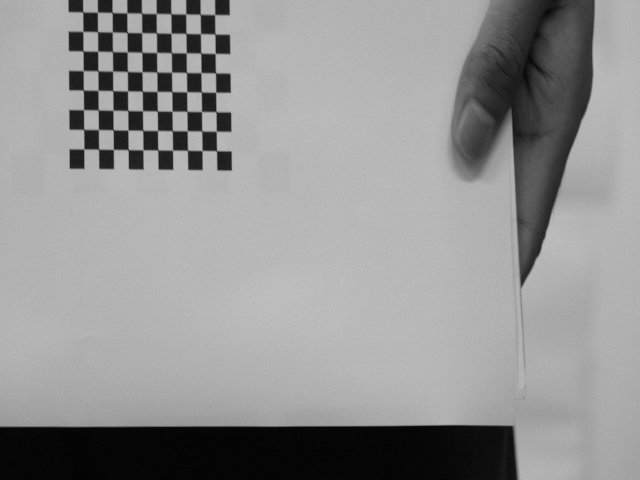
#> input picture gui/data/calibration/left-0000.png, 640 x 480 px; its folder holds only this picture in this run
$ python cali.py
#> lines starting #> are read from the running program, lines starting #| are printed output that depends on the picture; after the words box and inside, x2 and y2 are one past the last pixel; in counts of white or black regions, pixels touching at a corner belong together; long printed decimals are rounded
import cv2
import numpy as np
import glob

# Define the checkerboard dimensions
CHECKERBOARD = (8, 10)  # (width-1, height-1) corners
square_size = 0.00633  # Size of a square in your defined unit (e.g., meters)

# Termination criteria for corner subpixel refinement
criteria = (cv2.TERM_CRITERIA_EPS + cv2.TERM_CRITERIA_MAX_ITER, 30, 0.001)

# Prepare object points based on the actual checkerboard dimensions
objp = np.zeros((CHECKERBOARD[0] * CHECKERBOARD[1], 3), np.float32)
objp[:, :2] = np.mgrid[0:CHECKERBOARD[0], 0:CHECKERBOARD[1]].T.reshape(-1, 2)
objp *= square_size

# Arrays to store object points and image points from all images
objpoints = []  # 3D points in real world space
imgpoints = []  # 2D points in image plane

# Get the list of images in the current directory
images = glob.glob('*.png')  # Change extension as needed (e.g., *.png)


for fname in images:
    img = cv2.imread(fname)
#> img is the input picture: shape (480, 640, 3); min 1, max 194, mean 147.2
    gray = cv2.cvtColor(img, cv2.COLOR_BGR2GRAY)

    # Find the checkerboard corners
    ret, corners = cv2.findChessboardCorners(gray, CHECKERBOARD, None)
#> ret = True; corners = 80 rows, first 8: [84.69, 150.4], [83.71, 129.4], [84.54, 111.1], [82.53, 91.25], [83.33, 70.5], [82.46, 51.77], [83.43, 32.49], [83.21, 10.12]

    # If found, add object points and image points (after refining them)
    if ret:
        objpoints.append(objp)
        refined_corners = cv2.cornerSubPix(gray, corners, (11, 11), (-1, -1), criteria)
#> refined_corners = 80 rows, first 8: [83.85, 148.9], [83.7, 129.4], [83.56, 109.7], [83.35, 90.05], [83.22, 70.59], [83.05, 50.96], [82.89, 31.39], [82.72, 11.91]
        imgpoints.append(refined_corners)

        # Draw and display the corners
        cv2.drawChessboardCorners(img, CHECKERBOARD, refined_corners, ret)
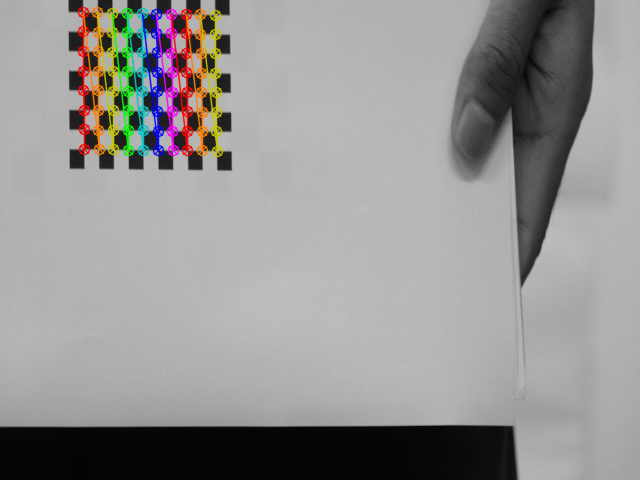
#> img: shape (480, 640, 3); 4.23% of pixels changed, all inside (x1, y1, x2, y2) = (77, 6, 224, 158)
        cv2.imshow('img', img)
        cv2.waitKey(500)

cv2.destroyAllWindows()

# Perform camera calibration to obtain the camera matrix, distortion coefficients, etc.
ret, camera_matrix, dist_coeffs, rvecs, tvecs = cv2.calibrateCamera(objpoints, imgpoints, gray.shape[::-1], None, None)
#> ret = 0.0937; camera_matrix = [[3608.8, 0, 353.9], [0, 5276.8, 120.4], [0, 0, 1]]; dist_coeffs = [[0.725, -273.8, -0.113, -0.147, -2.97]]; rvecs = ([-0.253, -0.34, -1.56],); tvecs = ([-0.117, 0.0095, 1.61],)

# Print the results
print("Camera matrix:\n", camera_matrix)
#| Camera matrix:
#|  [[3.60884301e+03 0.00000000e+00 3.53876204e+02]
#|  [0.00000000e+00 5.27676132e+03 1.20419723e+02]
#|  [0.00000000e+00 0.00000000e+00 1.00000000e+00]]
print("Distortion coefficients:\n", dist_coeffs)
#| Distortion coefficients:
#|  [[ 7.25248581e-01 -2.73768562e+02 -1.13098234e-01 -1.46515812e-01
#|   -2.96673037e+00]]
print("Rotation vectors:\n", rvecs)
#| Rotation vectors:
#|  (array([[-0.2526],
#|        [-0.3397],
#|        [-1.563]]),)
print("Translation vectors:\n", tvecs)
#| Translation vectors:
#|  (array([[-0.1173],
#|        [ 0.009495],
#|        [ 1.609]]),)

# Optionally, save the results to a file
np.savez('calibration_results.npz', camera_matrix=camera_matrix, dist_coeffs=dist_coeffs, rvecs=rvecs, tvecs=tvecs)

# To undistort an image using the calibration results:
for fname in images:
    img = cv2.imread(fname)
    h, w = img.shape[:2]
#> h = 480; w = 640
    new_camera_matrix, roi = cv2.getOptimalNewCameraMatrix(camera_matrix, dist_coeffs, (w, h), 1, (w, h))
#> new_camera_matrix = [[3396.7, 0, 338.9], [0, 4861.4, 110.5], [0, 0, 1]]; roi = (15, 6, 603, 442)

    # Undistort the image
    undistorted_img = cv2.undistort(img, camera_matrix, dist_coeffs, None, new_camera_matrix)
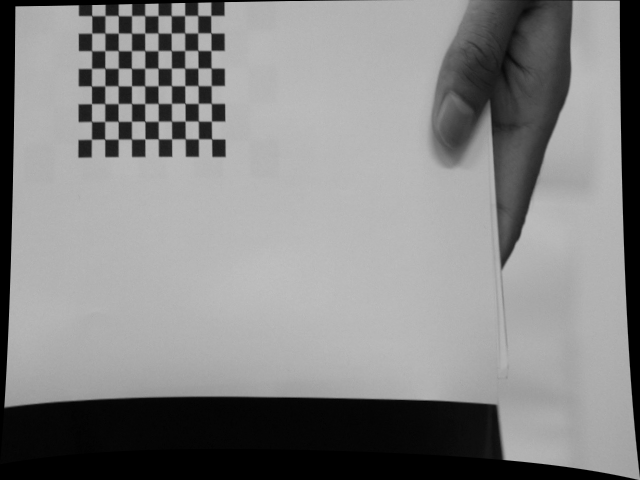
#> undistorted_img: shape (480, 640, 3); min 0, max 193, mean 133.3

    # Crop the image based on the region of interest (roi)
    x, y, w, h = roi
#> x = 15; y = 6; w = 603; h = 442
    undistorted_img = undistorted_img[y:y+h, x:x+w]
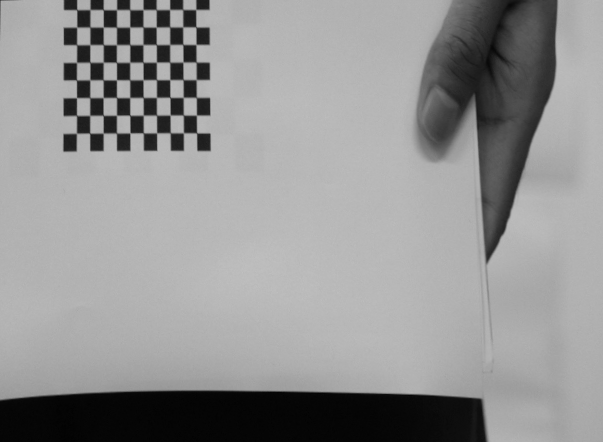
#> undistorted_img: shape (442, 603, 3); min 1, max 193, mean 147.6

    # Display and save the undistorted image
    cv2.imshow('Undistorted Image', undistorted_img)
    cv2.imwrite('undistorted_' + fname, undistorted_img)
    cv2.waitKey(500)

cv2.destroyAllWindows()

$ run again, on gui/data/calibration/left-0004.png
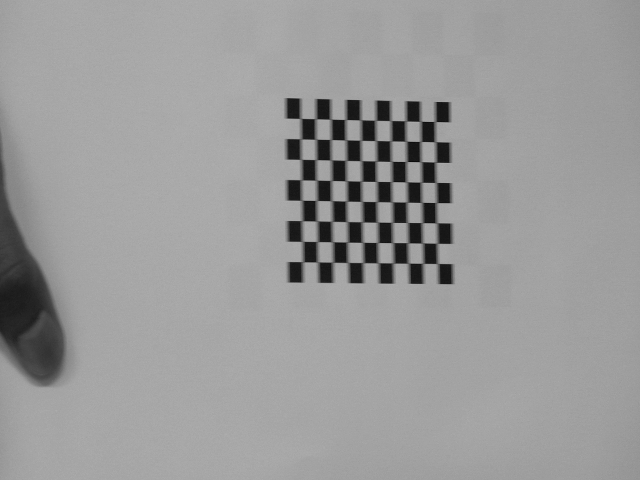
#> input picture gui/data/calibration/left-0004.png, 640 x 480 px
#> img is the input picture: shape (480, 640, 3); min 11, max 175, mean 154.2
#> `ret, corners = cv2.findChessboardCorners(gray, CHECKERBOARD, None)`: ret = True; corners = 80 rows, first 8: [303.7, 261.7], [302.1, 241.4], [302.4, 220.6], [302.8, 200.4], [301, 179.8], [301.2, 159.4], [300.6, 138.8], [300.6, 118.4]
#> refined_corners = 80 rows, first 8: [302.7, 261.7], [302.4, 241.4], [301.9, 220.6], [301.5, 200.3], [301.2, 179.8], [301, 159.4], [300.7, 138.8], [300.5, 118.4]
#> `cv2.drawChessboardCorners(img, CHECKERBOARD, refined_corners, ret)`:
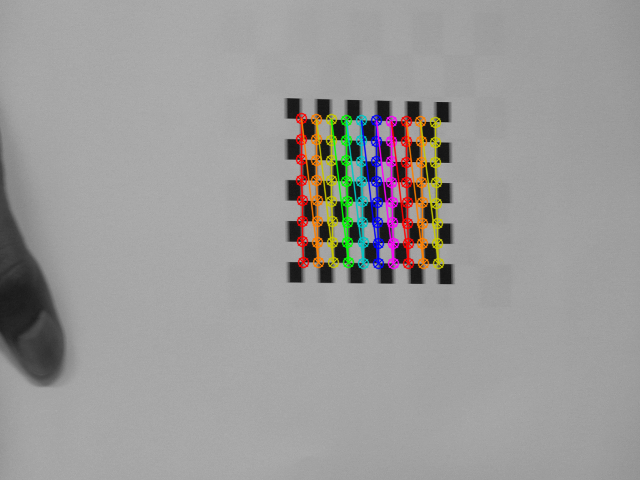
#> img: shape (480, 640, 3); 4.34% of pixels changed, all inside (x1, y1, x2, y2) = (295, 112, 445, 270)
#> `ret, camera_matrix, dist_coeffs, rvecs, tvecs = cv2.calibrateCamera(ob..`: ret = 0.186; camera_matrix = [[4062.7, 0, 319.8], [0, 5105, 239.5], [0, 0, 1]]; dist_coeffs = [[-7.7, 0.0491, -0.0861, 0.144, 9.3e-05]]; rvecs = ([0.24, -0.384, -1.55],); tvecs = ([-0.00664, 0.00685, 1.57],)
#| Camera matrix:
#|  [[4.06265815e+03 0.00000000e+00 3.19808137e+02]
#|  [0.00000000e+00 5.10503628e+03 2.39507904e+02]
#|  [0.00000000e+00 0.00000000e+00 1.00000000e+00]]
#| Distortion coefficients:
#|  [[-7.69752198e+00  4.91301763e-02 -8.60931285e-02  1.44390018e-01
#|    9.29561775e-05]]
#| Rotation vectors:
#|  (array([[ 0.2404],
#|        [-0.3843],
#|        [-1.553]]),)
#| Translation vectors:
#|  (array([[-0.006639],
#|        [ 0.006851],
#|        [ 1.570]]),)
#> new_camera_matrix = [[3682.9, 0, 337.6], [0, 4534.9, 231.3], [0, 0, 1]]; roi = (17, 18, 614, 432)
#> `x, y, w, h = roi`: x = 17; y = 18; w = 614; h = 432
#> `undistorted_img = undistorted_img[y:y+h, x:x+w]`:
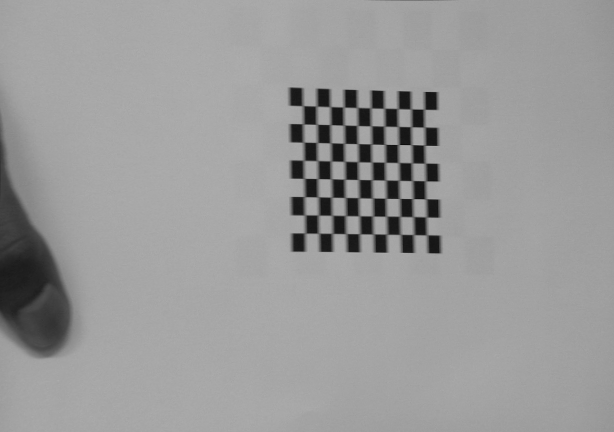
#> undistorted_img: shape (432, 614, 3); min 11, max 174, mean 154

$ run again, on gui/data/calibration/left-0005.png
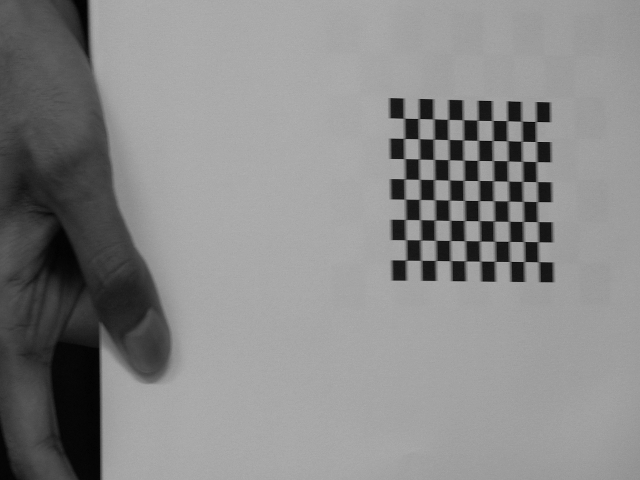
#> input picture gui/data/calibration/left-0005.png, 640 x 480 px
#> img is the input picture: shape (480, 640, 3); min 1, max 176, mean 136.8
#> `ret, corners = cv2.findChessboardCorners(gray, CHECKERBOARD, None)`: ret = True; corners = 80 rows, first 8: [406, 260], [405.5, 240], [405.5, 219.5], [403.1, 199.3], [405, 179], [402.3, 159.3], [402.3, 137.8], [402.1, 118.4]
#> refined_corners = 80 rows, first 8: [406.1, 260.2], [405.8, 239.7], [405.4, 219.5], [405, 199.2], [404.7, 178.9], [404.4, 158.6], [404.2, 138.4], [403.9, 118.3]
#> `cv2.drawChessboardCorners(img, CHECKERBOARD, refined_corners, ret)`:
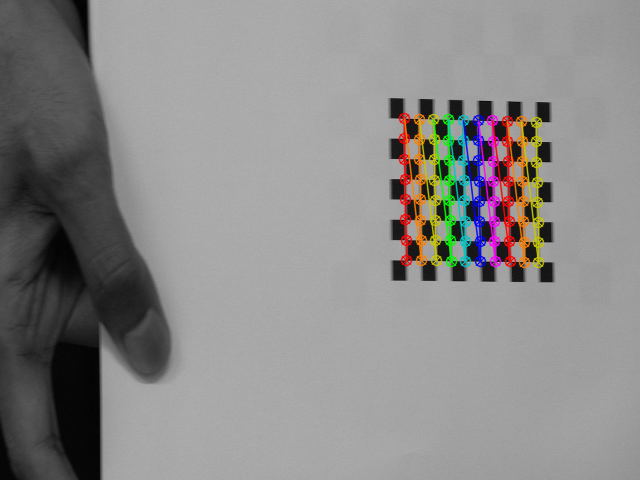
#> img: shape (480, 640, 3); 4.3% of pixels changed, all inside (x1, y1, x2, y2) = (398, 112, 545, 269)
#> `ret, camera_matrix, dist_coeffs, rvecs, tvecs = cv2.calibrateCamera(ob..`: ret = 0.152; camera_matrix = [[3233, 0, 318.1], [0, 4074.7, 239], [0, 0, 1]]; dist_coeffs = [[1.58, -438.6, -0.0402, 0.138, -3.22]]; rvecs = ([0.251, -0.398, -1.55],); tvecs = ([0.0344, 0.00657, 1.28],)
#| Camera matrix:
#|  [[3.23296892e+03 0.00000000e+00 3.18089316e+02]
#|  [0.00000000e+00 4.07469771e+03 2.38998438e+02]
#|  [0.00000000e+00 0.00000000e+00 1.00000000e+00]]
#| Distortion coefficients:
#|  [[ 1.57509204e+00 -4.38639592e+02 -4.01677983e-02  1.37883567e-01
#|   -3.22465505e+00]]
#| Rotation vectors:
#|  (array([[ 0.2514],
#|        [-0.3983],
#|        [-1.550]]),)
#| Translation vectors:
#|  (array([[0.03445],
#|        [0.00657],
#|        [1.280]]),)
#> new_camera_matrix = [[2846.1, 0, 349.6], [0, 3422.4, 230.8], [0, 0, 1]]; roi = (44, 33, 584, 399)
#> `x, y, w, h = roi`: x = 44; y = 33; w = 584; h = 399
#> `undistorted_img = undistorted_img[y:y+h, x:x+w]`:
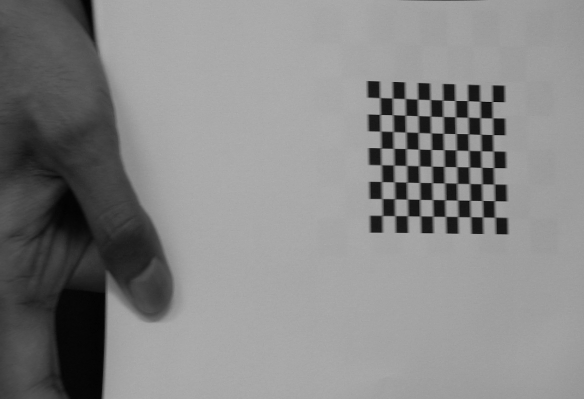
#> undistorted_img: shape (399, 584, 3); min 2, max 175, mean 134.4

$ run again, on gui/data/calibration/left-0006.png
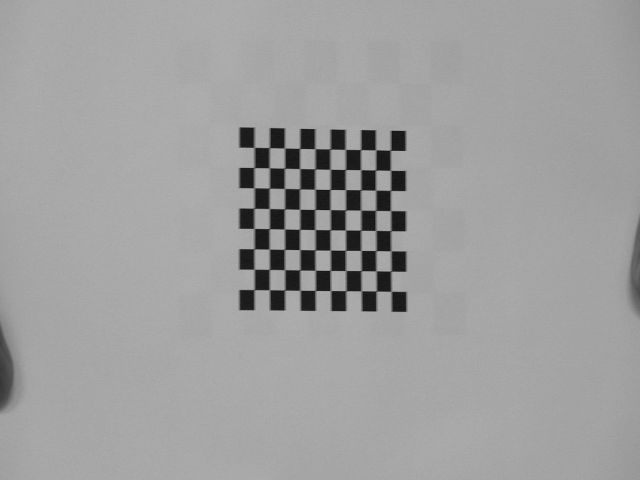
#> input picture gui/data/calibration/left-0006.png, 640 x 480 px
#> img is the input picture: shape (480, 640, 3); min 16, max 177, mean 159
#> `ret, corners = cv2.findChessboardCorners(gray, CHECKERBOARD, None)`: ret = True; corners = 80 rows, first 8: [254.2, 289.6], [254.2, 269.3], [254.2, 248.7], [254.1, 228.5], [253.8, 208.3], [254, 187.7], [254.1, 167.6], [254.1, 147.5]
#> refined_corners = 80 rows, first 8: [254.2, 289.6], [254.1, 269.3], [254.1, 248.7], [254.1, 228.4], [254, 208.3], [254.1, 187.8], [254.1, 167.5], [254.1, 147.4]
#> `cv2.drawChessboardCorners(img, CHECKERBOARD, refined_corners, ret)`:
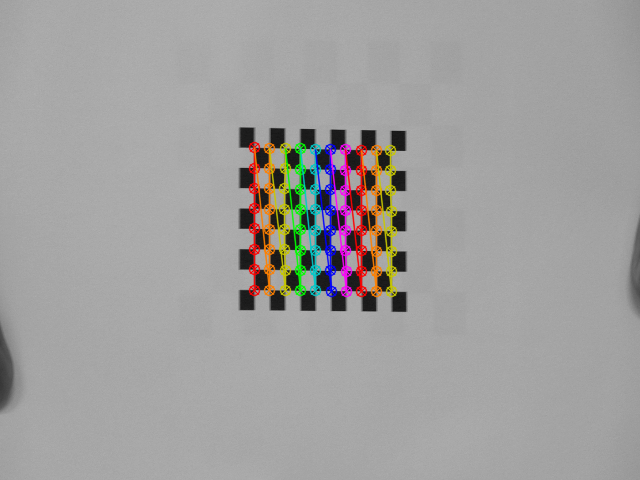
#> img: shape (480, 640, 3); 4.34% of pixels changed, all inside (x1, y1, x2, y2) = (248, 141, 398, 298)
#> `ret, camera_matrix, dist_coeffs, rvecs, tvecs = cv2.calibrateCamera(ob..`: ret = 0.145; camera_matrix = [[2572.9, 0, 320.8], [0, 3259.7, 239.5], [0, 0, 1]]; dist_coeffs = [[-2.22, 0.0706, -0.00975, 0.0711, 0.000131]]; rvecs = ([0.208, -0.287, -1.55],); tvecs = ([-0.0263, 0.0156, 1.01],)
#| Camera matrix:
#|  [[2.57288115e+03 0.00000000e+00 3.20764398e+02]
#|  [0.00000000e+00 3.25966100e+03 2.39517946e+02]
#|  [0.00000000e+00 0.00000000e+00 1.00000000e+00]]
#| Distortion coefficients:
#|  [[-2.21686999e+00  7.06392576e-02 -9.74758664e-03  7.11145039e-02
#|    1.30798106e-04]]
#| Rotation vectors:
#|  (array([[ 0.2084],
#|        [-0.2869],
#|        [-1.553]]),)
#| Translation vectors:
#|  (array([[-0.02626 ],
#|        [ 0.01557],
#|        [ 1.007]]),)
#> new_camera_matrix = [[2428.8, 0, 332.7], [0, 3015.8, 238.2], [0, 0, 1]]; roi = (8, 15, 628, 448)
#> `x, y, w, h = roi`: x = 8; y = 15; w = 628; h = 448
#> `undistorted_img = undistorted_img[y:y+h, x:x+w]`:
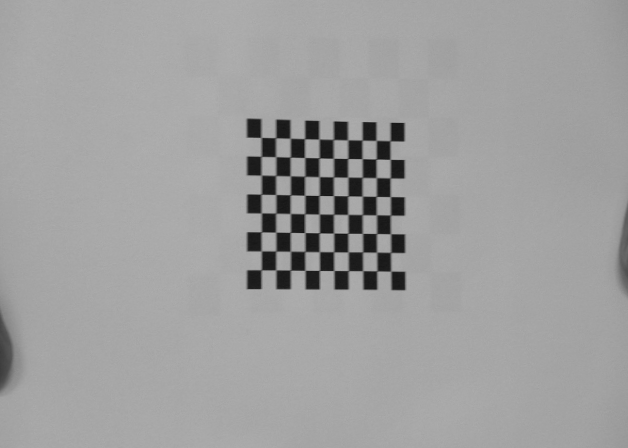
#> undistorted_img: shape (448, 628, 3); min 19, max 176, mean 159.3

$ run again, on gui/data/calibration/left-0001.png
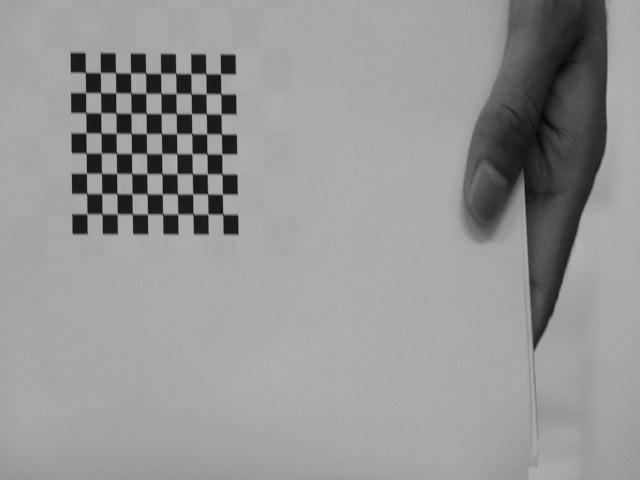
#> input picture gui/data/calibration/left-0001.png, 640 x 480 px
#> img is the input picture: shape (480, 640, 3); min 4, max 179, mean 149.8
#> `ret, corners = cv2.findChessboardCorners(gray, CHECKERBOARD, None)`: ret = True; corners = 80 rows, first 8: [86.81, 213.7], [86.51, 193.2], [86.51, 173.3], [86.41, 153.4], [85.94, 132.9], [85.52, 112.3], [85.55, 92.53], [85.51, 72.65]
#> refined_corners = 80 rows, first 8: [86.9, 213.8], [86.66, 193.5], [86.46, 173.3], [86.28, 153], [85.96, 132.9], [85.73, 112.6], [85.57, 92.55], [85.38, 72.46]
#> `cv2.drawChessboardCorners(img, CHECKERBOARD, refined_corners, ret)`:
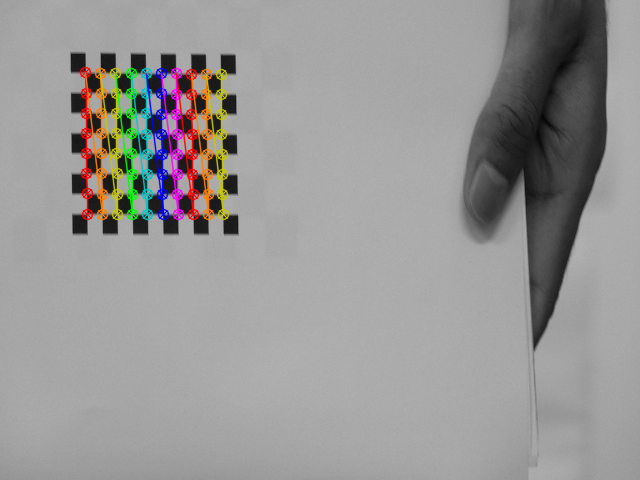
#> img: shape (480, 640, 3); 4.3% of pixels changed, all inside (x1, y1, x2, y2) = (79, 66, 230, 221)
#> `ret, camera_matrix, dist_coeffs, rvecs, tvecs = cv2.calibrateCamera(ob..`: ret = 0.12; camera_matrix = [[3719.1, 0, 318.4], [0, 5095, 239.7], [0, 0, 1]]; dist_coeffs = [[3.02, -209.5, -0.0202, 0.0414, -1.58]]; rvecs = ([-0.0952, -0.264, -1.57],); tvecs = ([-0.0969, -0.0078, 1.56],)
#| Camera matrix:
#|  [[3.71913353e+03 0.00000000e+00 3.18417343e+02]
#|  [0.00000000e+00 5.09496659e+03 2.39709676e+02]
#|  [0.00000000e+00 0.00000000e+00 1.00000000e+00]]
#| Distortion coefficients:
#|  [[ 3.02097420e+00 -2.09537053e+02 -2.02316899e-02  4.13712122e-02
#|   -1.58369263e+00]]
#| Rotation vectors:
#|  (array([[-0.09524],
#|        [-0.264],
#|        [-1.574]]),)
#| Translation vectors:
#|  (array([[-0.09686],
#|        [-0.007796],
#|        [ 1.557]]),)
#> new_camera_matrix = [[3747.9, 0, 322.2], [0, 5105.8, 238.4], [0, 0, 1]]; roi = (2, 4, 636, 472)
#> `x, y, w, h = roi`: x = 2; y = 4; w = 636; h = 472
#> `undistorted_img = undistorted_img[y:y+h, x:x+w]`:
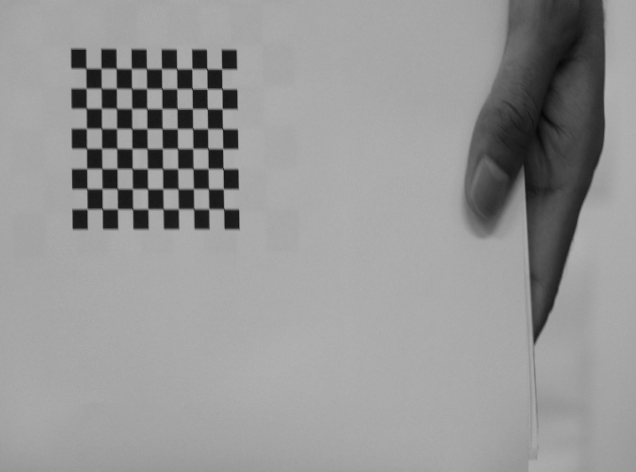
#> undistorted_img: shape (472, 636, 3); min 7, max 178, mean 149.9
